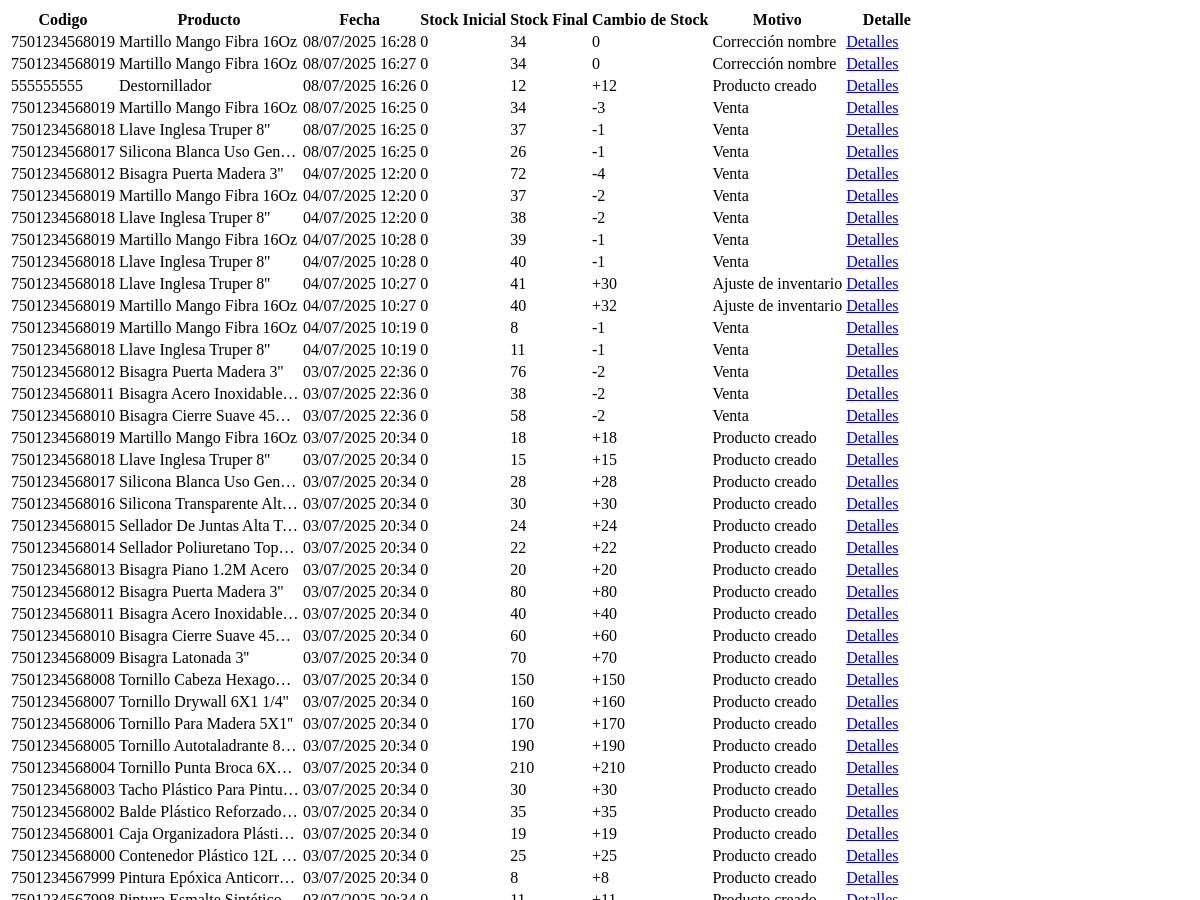
The app's page /tabla_historial/ (upper part), older data.
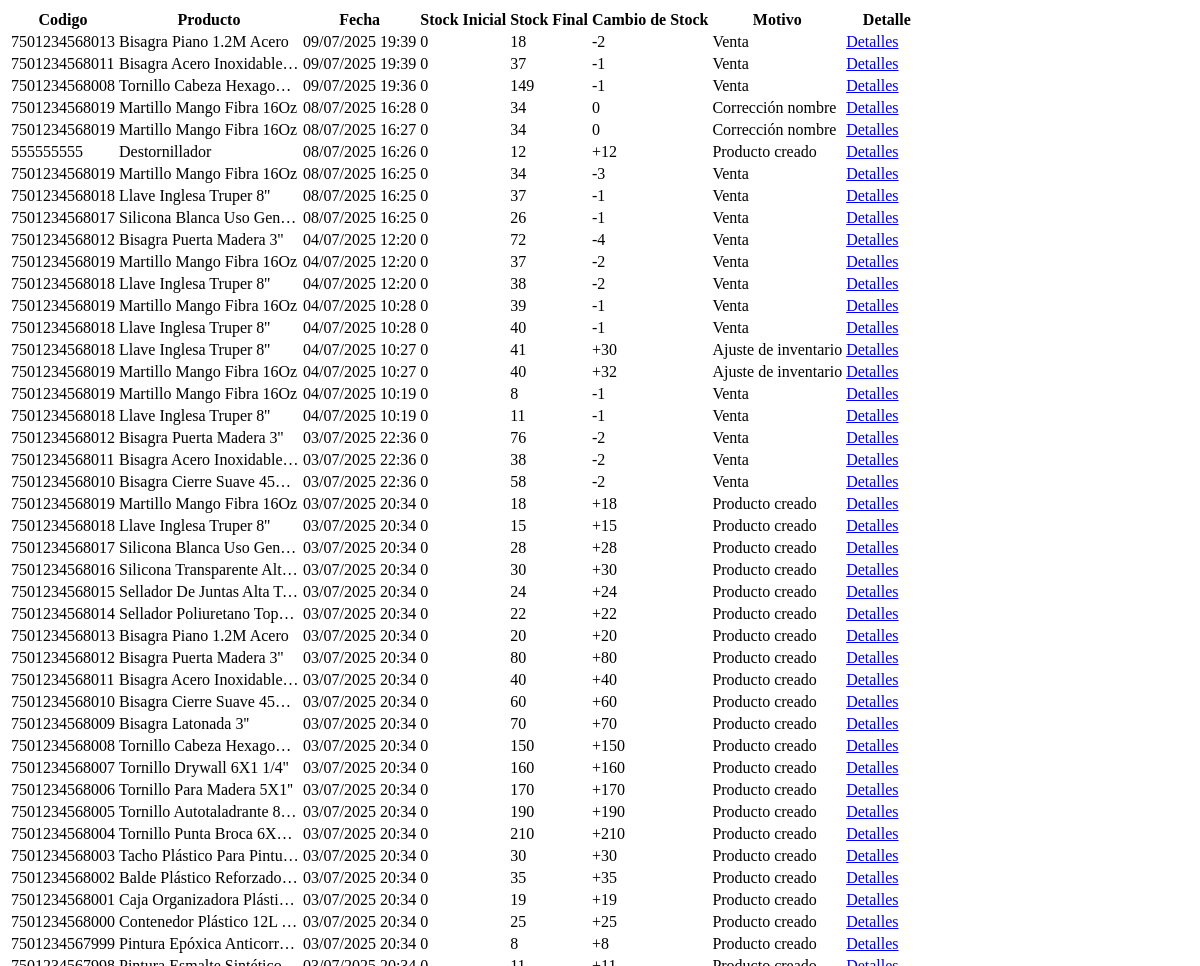
The same page, newer data.
### inventory/models.py (models this page shows, shortened)
class HistorialMovimiento(models.Model):
    producto_id = models.IntegerField()
    nombre_producto = models.CharField(max_length=200)
    tipo_producto = models.CharField(max_length=50)
    codigo_barras = models.CharField(max_length=100, blank=True, null=True)
    fecha = models.DateTimeField(default=now)
    cambio_stock = models.IntegerField()
    stock_final = models.IntegerField()
    motivo = models.CharField(max_length=255, blank=True)
    usuario = models.ForeignKey(User, on_delete=models.SET_NULL, null=True, blank=True)
    precio = models.IntegerField()  # Assuming you want to track the price in the history
    boleta_codigo = models.CharField(max_length=32, blank=True, null=True, help_text="Código de boleta chileno (opcional)")

### inventory/views.py (the view)
# urls.py: path('tabla_historial/', views.tabla_historial, name='tabla_historial'),
def tabla_historial(request):
    movimientos = HistorialMovimiento.objects.all().order_by('-fecha')
    return render(request, 'inv/tabla_historial.html', {'movimientos': movimientos})

### inventory/templates/inv/tabla_historial.html (shortened to what this page needs)
<table class="table table-striped">
  <thead>
    <tr>
      <th>Codigo</th>
      <th>Producto</th>
      <th>Fecha</th>
      <th>Stock Inicial</th>
      <th>Stock Final</th>
      <th>Cambio de Stock</th>
      <th>Motivo</th>
      <th>Detalle</th>
    </tr>
  </thead>
  <tbody>
    {% for mov in movimientos %}
    <tr>
      <td>{{ mov.codigo_barras }}</td>
      <td style="max-width: 180px; word-wrap: break-word; overflow: hidden; text-overflow: ellipsis; white-space: nowrap;" title="{{ mov.nombre_producto }}">
        {{ mov.nombre_producto|truncatechars:35 }}
      </td>
      <td>{{ mov.fecha|date:"d/m/Y H:i"}}</td>
      <td>
        {% if mov.stock_inicial %}
        {{ mov.stock_inicial }}
        {% else %}
        {{ mov.stock_final|add:mov.cambio_stock|add:"-"|add:mov.cambio_stock|add:"-"|add:mov.cambio_stock|default:0 }}
        {% endif %}
      </td>
      <td>{{ mov.stock_final }}</td>
      <td>{% if mov.cambio_stock > 0 %}+{% endif %}{{ mov.cambio_stock }}</td>
      <td>{{ mov.motivo }}</td>
      <td style="padding-right:30px;">
        <a href="{% url 'detalle_historial' mov.pk %}" class="btn-detalles">Detalles</a>
      </td>
    </tr>
    {% empty %}
    <tr>
      <td colspan="9">No hay movimientos.</td>
    </tr>
    {% endfor %}
  </tbody>
</table>

Row changes from the older to the newer data that the page shows:
added HistorialMovimiento: codigo_barras "7501234568013", nombre_producto "Bisagra Piano 1.2M Acero", fecha "09/07/2025 19:39", stock_final|add "0", stock_final "18", cambio_stock "-2", motivo "Venta"
added HistorialMovimiento: codigo_barras "7501234568011", nombre_producto "Bisagra Acero Inoxidable 4''", fecha "09/07/2025 19:39", stock_final|add "0", stock_final "37", cambio_stock "-1", motivo "Venta"
added HistorialMovimiento: codigo_barras "7501234568008", nombre_producto "Tornillo Cabeza Hexago…", fecha "09/07/2025 19:36", stock_final|add "0", stock_final "149", cambio_stock "-1", motivo "Venta"
